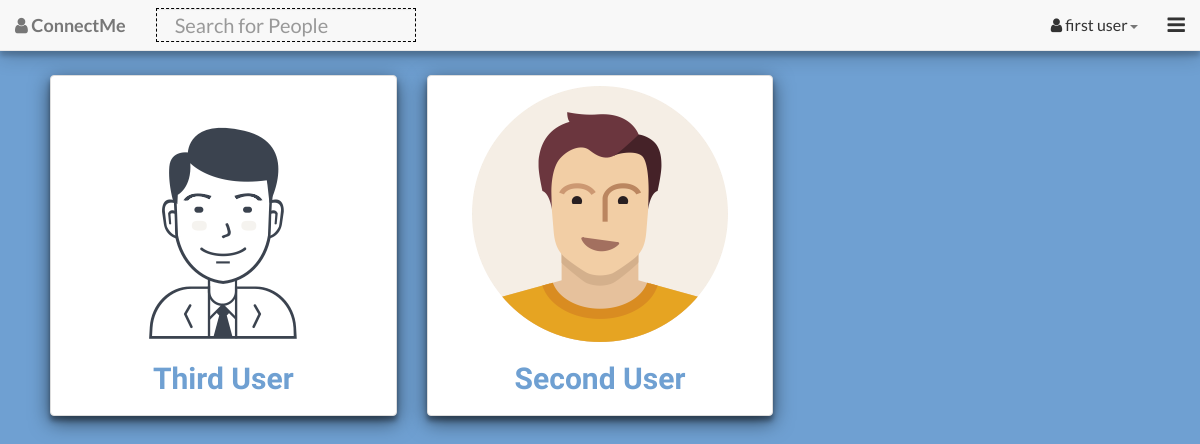
/all-users.php (signed in), run on the app's committed database.
### tables this page shows
CREATE TABLE `user` (
  `user_id` int(11) NOT NULL AUTO_INCREMENT,
  `user_email` varchar(255) NOT NULL,
  `user_password` varchar(255) NOT NULL,
  `user_firstname` text NOT NULL,
  `user_lastname` text NOT NULL,
  `user_avatar` varchar(255) NOT NULL,
  `user_shortbio` text,
  `user_username` varchar(255) NOT NULL,
  `user_longbio` text,
  `user_facebook` varchar(255) DEFAULT NULL,
  `user_twitter` varchar(255) DEFAULT NULL,
  `user_linkedin` varchar(255) DEFAULT NULL,
  `user_stumbleupon` varchar(255) DEFAULT NULL,
  `user_pinterest` varchar(255) DEFAULT NULL,
  `user_googleplus` varchar(255) DEFAULT NULL,
  `user_website` varchar(255) DEFAULT NULL,
  `user_dob` date DEFAULT NULL,
  `user_profession` text,
  `user_gender` varchar(255) DEFAULT NULL,
  `user_maritialstatus` varchar(255) DEFAULT NULL,
  `user_address` text,
  `user_backgroundpicture` varchar(255) NOT NULL,
  `user_joindate` date NOT NULL,
  `user_country` varchar(255) DEFAULT NULL,
  `user_skype` varchar(255) DEFAULT NULL,
  `user_github` varchar(255) DEFAULT NULL,
  `user_youtube` varchar(255) DEFAULT NULL,
  `user_vimeo` varchar(255) DEFAULT NULL,
  PRIMARY KEY (`user_id`),
  UNIQUE KEY `user_email` (`user_email`),
  UNIQUE KEY `user_username` (`user_username`)
);

### controllers/base/head.php (called while the page is built, shortened)
<?php include 'controllers/base/css.php' ?>

### all-users.php (the view, shortened to what this page needs)
<?php include 'components/session-check.php' ?>
<?php include 'controllers/base/head.php' ?>
<?php include 'controllers/navigation/first-navigation.php' ?>
                                                    <div class="container">
                                                      <div class="row clearfix">
                                                          <div class="col-md-12 column">
                                                              <div class="row clearfix">
<?php
    include '_database/database.php';
    $current_user = $_SESSION['user_username'];
    $sql = "SELECT * FROM user WHERE user_username != '$current_user' order by user_id desc";
    $result = mysqli_query($database,$sql) or die(mysqli_error($database));
    while($rws = mysqli_fetch_array($result)){
?>
                                                                  <div class="col-md-4 column">
                                                                    <div class="panel-group" id="panel-<?php echo $rws['user_id']; ?>">
                                                                        <div class="panel panel-default dshadow">
                                                                            <div id="panel-element-<?php echo $rws['user_id']; ?>" class="panel-collapse collapse in">
                                                                                <div class="panel-body">
                                                                                    <div class="col-md-12 centered mlefts column">
                                                                                        <img src="userfiles/avatars/<?php echo $rws['user_avatar'];?>" name="aboutme" class="img-responsive">
                                                                                    </div>
                                                                                    <div class="col-md-12 centered column">
                                                                                        <h2><span class="capitalize"><a href="profile.php?user_username=<?php echo $rws['user_username'];?>"><?php echo $rws['user_firstname'];?> <?php echo $rws['user_lastname'];?></a></span></h2>
                                                                                    </div>
                                                                                </div>
                                                                            </div>
                                                                        </div>
                                                                    </div>
                                                                  </div>
 <?php } ?>
                                                            <br/><br/>
                                                              </div>
                                                          </div>
                                                      </div>
                                                  </div>

### controllers/base/css.php
<link href="assets/css/bootstrap/bootstrap.css" rel="stylesheet">
<link href="assets/css/bootstrap-form-helpers/bootstrap-formhelpers.css" rel="stylesheet">
<link href="assets/css/animate/animate.css" rel="stylesheet">
<link rel="stylesheet" href="https://maxcdn.bootstrapcdn.com/font-awesome/4.7.0/css/font-awesome.min.css">
<link rel="stylesheet" href="assets/css/pace/pace.css">
<link href="assets/css/base/main.css" rel="stylesheet">

### controllers/navigation/first-navigation.php (shortened to what this page needs)
<?php
    $current_user = $_SESSION['user_username'];
    $sql = "SELECT * FROM user WHERE user_username='$current_user'";
    $result = mysqli_query($database,$sql);
    while($row = mysqli_fetch_array($result,MYSQLI_BOTH)) {
?>
	    <div id="navigation" class="navbar navbar-default navbar-fixed-top lshadow">
	      <div class="fluid-container">
	        <div class="navbar-header">
                <a class="navbar-brand" href="home.php"><b><i class="fa fa-user"></i> ConnectMe</b></a>
            </div>
	        <div class="navbar-collapse collapse" id="navbar-collapse1">
                <form class="navbar-form navbar-left" role="search" method="post" autocomplete="off" action="search-result.php">
                    <div class="form-group">
                        <input type="text" class="search form-control bor" id="searchbox" placeholder="Search for People" name="search-form"/><br />
				    </div>
				</form>
                <ul class="nav navbar-nav navbar-right">
                    <li class="dropdown">
                        <a href="#" class="dropdown-toggle" data-toggle="dropdown"><i class="fa fa-user"></i> <?php echo $row['user_firstname'];?> <?php echo $row['user_lastname'];?><strong class="caret"></strong></a>
                    </li>
                    <li class="dropdown">
                        <a href="#" class="dropdown-toggle" data-toggle="dropdown">
                            <i class="fa fa-bars" style="font-size: 1.27em;"></i>
                        </a>
                    </li>
                </ul>
	        </div>
	      </div>
	    </div>
<?php
    }
?>

### assets/css/base/main.css (style rules this page uses)
h1, h2, h3, h4, h5, h6 { font-family: "Raleway"; font-weight: 300; color: white; }
span { border-radius: 0 !important; }
span.capitalize { text-transform: capitalize; }
.mlefts { margin-left: 6%; }
.bor { border: 1px dashed black !important; }
.centered { text-align: center; }
.form-control { border-radius: 0 !important; }
.dshadow { box-shadow: 0 5px 5px 0 rgba(0, 0, 0, 0.35),0 6px 20px 0 rgba(0, 0, 0, 0.55) !important; }
.lshadow { box-shadow: 0 5px 5px 0 rgba(0,0,0,0.2),0 6px 20px 0 rgba(0,0,0,0.19) !important; }
a { color: #6fa0d2; font-weight: 700; -webkit-transition: color 0.1s ease-in, background 0.1s ease-in; -moz-transition: color 0.1s ease-in, background 0.1s ease-in; -ms-transition: color 0.1s ease-in, background 0.1s ease-in; -o-transition: color 0.1s ease-in, background 0.1s ease-in; transition: color 0.1s ease-in, background 0.1s ease-in; }
a:before, a:after { -webkit-transition: color 0.1s ease-in, background 0.1s ease-in; -moz-transition: color 0.1s ease-in, background 0.1s ease-in; -ms-transition: color 0.1s ease-in, background 0.1s ease-in; -o-transition: color 0.1s ease-in, background 0.1s ease-in; transition: color 0.1s ease-in, background 0.1s ease-in; }
.form-control { display: block; width: 100%; height: 34px; padding: 13px 18px; font-size: 20px; line-height: 1.428571429; color: #333; vertical-align: middle; background-color: #f8f8f8; border: 0px; -webkit-box-shadow: inset 0 1px 1px rgba(0, 0, 0, 0.075); box-shadow: inset 0 1px 1px rgba(0, 0, 0, 0.075); -webkit-transition: border-color ease-in-out 0.15s, box-shadow ease-in-out 0.15s; transition: border-color ease-in-out 0.15s, box-shadow ease-in-out 0.15s; }
.panel-body { padding-top: 0px; }
.row { padding-left: 10px; padding-right: 10px; }
.panel-default { margin-top: 25px; }
.panel-body { padding: 10px; }
.navbar-default .navbar-nav > li > a { font-weight: normal; color: #333333; }

### data on the page
user: user_firstname "first", user_lastname "user"
user: user_avatar (picture), user_firstname "Third", user_lastname "User"
user: user_avatar (picture), user_firstname "Second", user_lastname "User"
